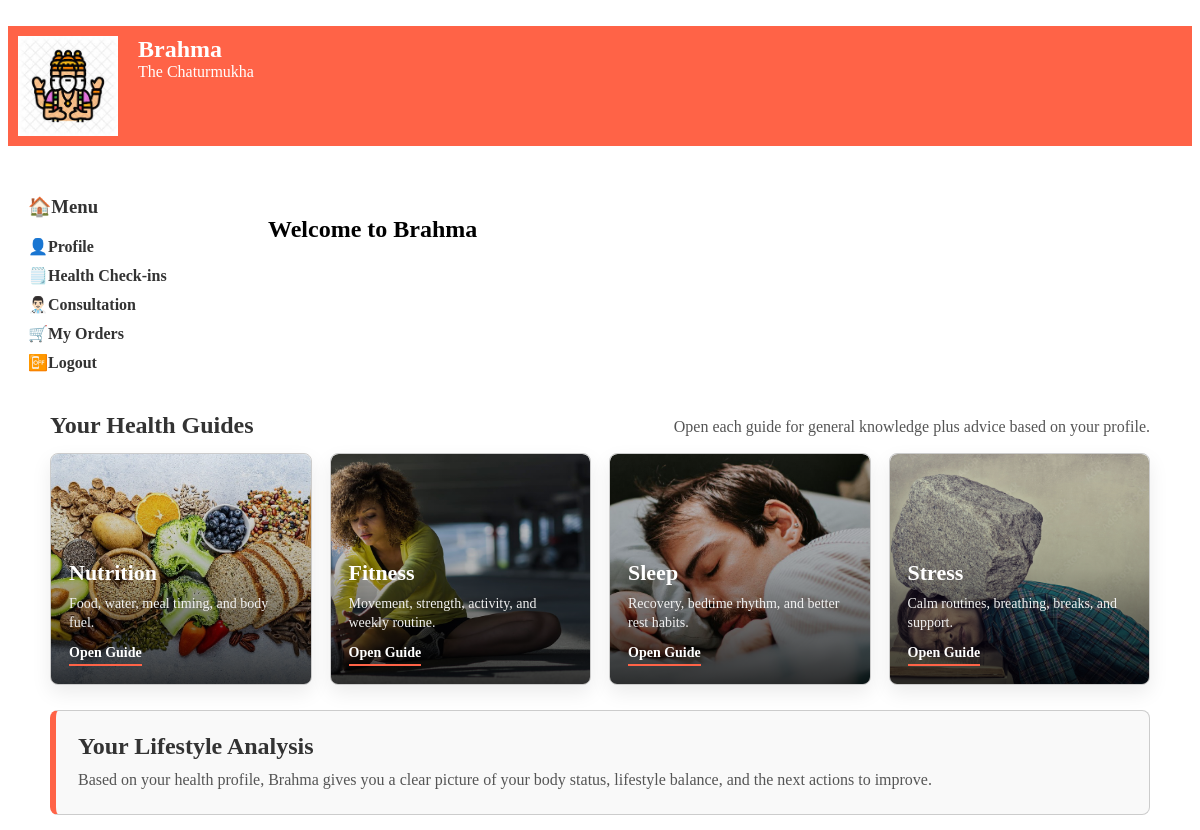
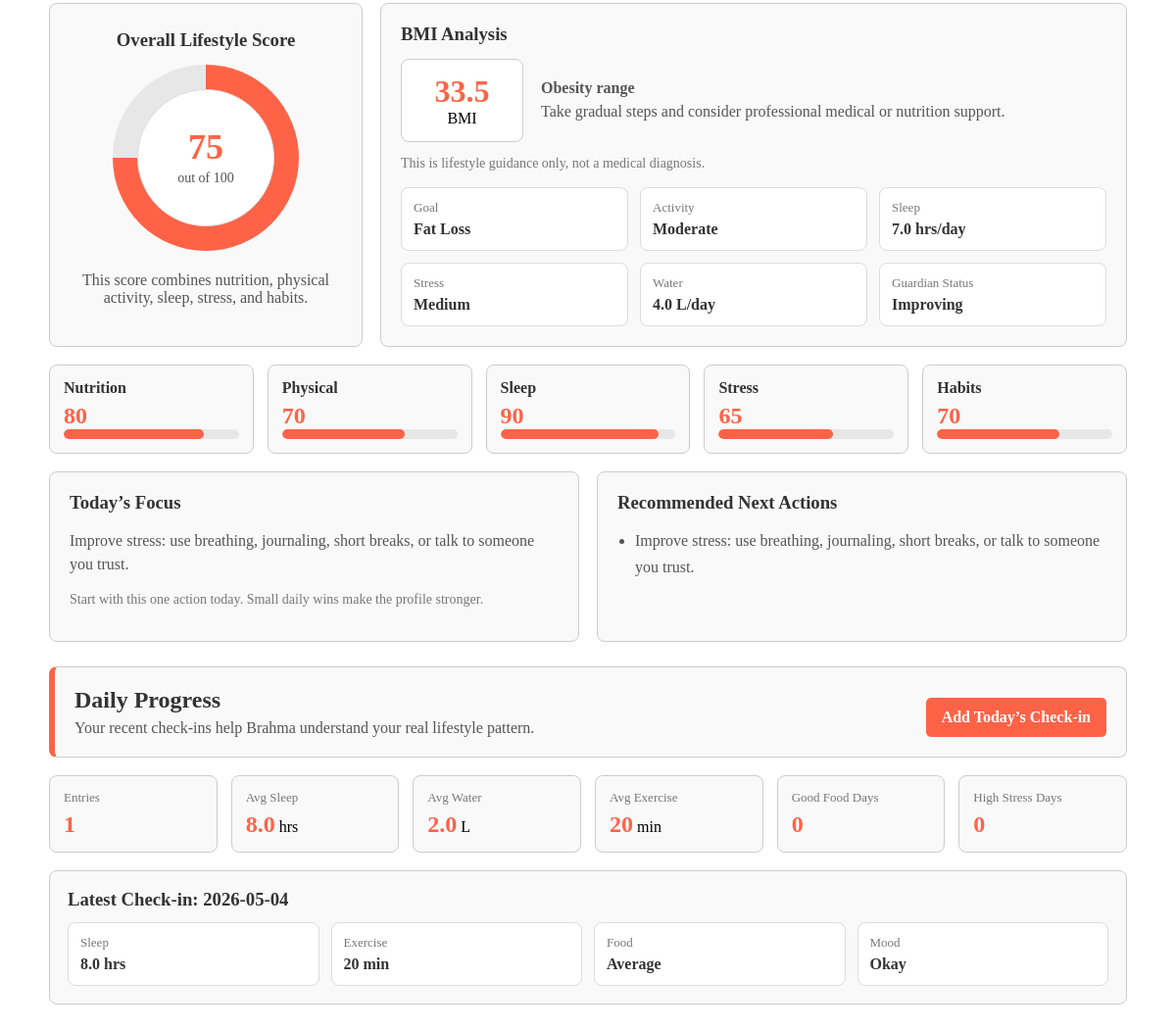
Screenshot of /home (signed in) with the database file from the repository (2 pictures, top to bottom).
### tables this page shows
CREATE TABLE health_profiles (
                  id integer primary key autoincrement,
                  user_id integer not null unique,
                  age integer not null,
                  gender text not null,
                  height real not null,
                  weight real not null,
                  goal text not null,
                  activity_level text not null,
                  sleep_hours real not null,
                  stress_level text not null,
                  food_habit text,
                  water_intake real,
                  smoking text,
                  alcohol text,
                  medical_conditions text,
                  foreign key (user_id) references users(id)
                  );

CREATE TABLE daily_checkins (
                  id integer primary key autoincrement,
                  user_id integer not null,
                  checkin_date text not null,
                  sleep_hours real not null,
                  water_intake real not null,
                  exercise_minutes integer not null,
                  food_quality text not null,
                  stress_level text not null,
                  mood text not null,
                  weight real,
                  notes text,
                  foreign key (user_id) references users(id)
                  );

### app.py (the view)
@app.route('/home')
def home():
    if 'user_id' not in session:
        return redirect('/login')
    profile = get_health_profile(session['user_id'])
    analysis = calculate_health_analysis(profile) if profile else None
    checkins = get_recent_checkins(session['user_id'])
    checkin_summary = summarize_checkins(checkins)
    latest_checkin = checkins[0] if checkins else None
    Nutrition_data = read_static_text('Nutrition.txt')
    Physical_data = read_static_text('physical.txt')
    Sleep_data = read_static_text('Sleep.txt')
    Stress_data = read_static_text('Stress-management.txt')
    return render_template('home.html',Nutrition_data=Nutrition_data, Physical_data=Physical_data, Sleep_data=Sleep_data, Stress_data=Stress_data, profile=profile, analysis=analysis, checkin_summary=checkin_summary, latest_checkin=latest_checkin)

### app.py (called while the page is built)
def get_health_profile(user_id):
    conn = sqlite3.connect("database.db")
    conn.row_factory = sqlite3.Row
    cursor = conn.cursor()
    cursor.execute(
        "select * from health_profiles where user_id=?",
        (user_id,)
    )
    profile = cursor.fetchone()
    conn.close()
    return profile

def read_static_text(filename):
    with io.open(os.path.join('static', filename), 'r', encoding='utf-8') as file:
        return file.read()

def get_recent_checkins(user_id, limit=7):
    conn = sqlite3.connect("database.db")
    conn.row_factory = sqlite3.Row
    cursor = conn.cursor()
    cursor.execute(
        "select * from daily_checkins where user_id=? order by checkin_date desc, id desc limit ?",
        (user_id, limit)
    )
    checkins = cursor.fetchall()
    conn.close()
    return checkins

def summarize_checkins(checkins):
    if not checkins:
        return None
    total = len(checkins)
    avg_sleep = round(sum(float(item['sleep_hours']) for item in checkins) / total, 1)
    avg_water = round(sum(float(item['water_intake']) for item in checkins) / total, 1)
    avg_exercise = round(sum(int(item['exercise_minutes']) for item in checkins) / total)
    good_food_days = sum(1 for item in checkins if item['food_quality'] == 'good')
    high_stress_days = sum(1 for item in checkins if item['stress_level'] == 'high')
    return {
        'total': total,
        'avg_sleep': avg_sleep,
        'avg_water': avg_water,
        'avg_exercise': avg_exercise,
        'good_food_days': good_food_days,
        'high_stress_days': high_stress_days
    }

### templates/home.html (shortened to what this page needs)
﻿{% extends "base.html" %}
{% block content %}
<div class="layout">
    <div class="sidebar">
        <h3>🏠Menu</h3>
        <a href="/health_profile" class="menu-btn">👤Profile </a>
        <a href="/healthcheckins" class="menu-btn">🗒️Health Check-ins</a>
        <a href="/consultation" class="menu-btn">👨🏻‍⚕️Consultation</a>
        <a href="/my-orders" class="menu-btn">🛒My Orders</a>
        <a href="/logout" class="menu-btn">📴Logout</a>
    </div>
    <div class="main-content">
        <h2>Welcome to Brahma</h2>
    </div>
</div>
<div class="feature-section">
    <div class="feature-heading">
        <h2>Your Health Guides</h2>
        <p>Open each guide for general knowledge plus advice based on your profile.</p>
    </div>
    <div class="feature-grid">
        <a href="/nutrition" class="feature-card">
            <img src="{{url_for('static',filename='nutrition.jpg')}}">
            <div class="feature-content">
                <h3>Nutrition</h3>
                <p>Food, water, meal timing, and body fuel.</p>
                <span class="feature-link">Open Guide</span>
            </div>
        </a>
        <a href="/physical" class="feature-card">
            <img src="{{url_for('static',filename='physical.jpg')}}">
            <div class="feature-content">
                <h3>Fitness</h3>
                <p>Movement, strength, activity, and weekly routine.</p>
                <span class="feature-link">Open Guide</span>
            </div>
        </a>
        <a href="/sleep" class="feature-card">
            <img src="{{url_for('static',filename='Sleep.jpg')}}">
            <div class="feature-content">
                <h3>Sleep</h3>
                <p>Recovery, bedtime rhythm, and better rest habits.</p>
                <span class="feature-link">Open Guide</span>
            </div>
        </a>
        <a href="/stress" class="feature-card">
            <img src="{{url_for('static',filename='stress.jpg')}}">
            <div class="feature-content">
                <h3>Stress</h3>
                <p>Calm routines, breathing, breaks, and support.</p>
                <span class="feature-link">Open Guide</span>
            </div>
        </a>
    </div>
</div>
{% if analysis %}
<div class="analysis-dashboard">
    <div class="analysis-header">
        <h2>Your Lifestyle Analysis</h2>
        <p>
            Based on your health profile, Brahma gives you a clear picture of your body status,
            lifestyle balance, and the next actions to improve.
        </p>
    </div>
    <div class="dashboard-hero">
        <div class="analysis-panel score-circle-panel">
            <h3>Overall Lifestyle Score</h3>
            <div class="score-circle" data-score="{{ analysis.overall_score }}">
                <div class="score-circle-inner">
                    <div>
                        <strong>{{ analysis.overall_score }}</strong>
                        <span>out of 100</span>
                    </div>
                </div>
            </div>
            <p class="score-label">
                This score combines nutrition, physical activity, sleep, stress, and habits.
            </p>
        </div>
        <div class="analysis-panel">
            <h3>BMI Analysis</h3>
            <div class="bmi-box">
                <div class="bmi-value">
                    <strong>{{ analysis.bmi }}</strong>
                    BMI
                </div>
                <div class="bmi-text">
                    <b>{{ analysis.bmi_status }}</b><br>
                    {{ analysis.bmi_advice }}
                </div>
            </div>
            <p class="health-note">
                This is lifestyle guidance only, not a medical diagnosis.
            </p>
            <div class="mini-stats">
                <div class="mini-stat">
                    <span>Goal</span>
                    <strong>{{ profile['goal'].replace('_', ' ').title() }}</strong>
                </div>
                <div class="mini-stat">
                    <span>Activity</span>
                    <strong>{{ profile['activity_level'].title() }}</strong>
                </div>
                <div class="mini-stat">
                    <span>Sleep</span>
                    <strong>{{ profile['sleep_hours'] }} hrs/day</strong>
                </div>
                <div class="mini-stat">
                    <span>Stress</span>
                    <strong>{{ profile['stress_level'].title() }}</strong>
                </div>
                <div class="mini-stat">
                    <span>Water</span>
                    <strong>{{ profile['water_intake'] or 0 }} L/day</strong>
                </div>
                <div class="mini-stat">
                    <span>Guardian Status</span>
                    <strong>{% if analysis.overall_score >= 80 %}Strong{% elif analysis.overall_score >= 60 %}Improving{% else %}Needs Focus{% endif %}</strong>
                </div>
            </div>
        </div>
    </div>
    <div class="score-card-grid">
        {% for item in analysis.scores %}
        <div class="score-card">
            <strong>{{ item.name }}</strong>
            <span>{{ item.score }}</span>
            <div class="score-bar">
                <div class="score-fill" data-score="{{ item.score }}"></div>
            </div>
        </div>
        {% endfor %}
    </div>
    <div class="analysis-grid">
        <div class="analysis-panel">
            <h3>Today’s Focus</h3>
            <p class="bmi-text">
                {{ analysis.suggestions[0] }}
            </p>
            <p class="health-note">
                Start with this one action today. Small daily wins make the profile stronger.
            </p>
        </div>
        <div class="analysis-panel">
            <h3>Recommended Next Actions</h3>
            <ul class="suggestion-list">
                {% for suggestion in analysis.suggestions %}
                <li>{{ suggestion }}</li>
                {% endfor %}
            </ul>
        </div>
    </div>
</div>
{% endif %}
<div class="checkin-dashboard">
    <div class="checkin-header">
        <div>
            <h2>Daily Progress</h2>
            <p>Your recent check-ins help Brahma understand your real lifestyle pattern.</p>
        </div>
        <a href="/healthcheckins" class="checkin-btn">Add Today’s Check-in</a>
    </div>
    {% if checkin_summary %}
    <div class="checkin-grid">
        <div class="checkin-card">
            <span>Entries</span>
            <strong>{{ checkin_summary.total }}</strong>
        </div>
        <div class="checkin-card">
            <span>Avg Sleep</span>
            <strong>{{ checkin_summary.avg_sleep }}</strong> hrs
        </div>
        <div class="checkin-card">
            <span>Avg Water</span>
            <strong>{{ checkin_summary.avg_water }}</strong> L
        </div>
        <div class="checkin-card">
            <span>Avg Exercise</span>
            <strong>{{ checkin_summary.avg_exercise }}</strong> min
        </div>
        <div class="checkin-card">
            <span>Good Food Days</span>
            <strong>{{ checkin_summary.good_food_days }}</strong>
        </div>
        <div class="checkin-card">
            <span>High Stress Days</span>
            <strong>{{ checkin_summary.high_stress_days }}</strong>
        </div>
    </div>
    {% if latest_checkin %}
    <div class="latest-checkin">
        <h3>Latest Check-in: {{ latest_checkin['checkin_date'] }}</h3>
        <div class="latest-grid">
            <div class="latest-item">
                <span>Sleep</span>
                <strong>{{ latest_checkin['sleep_hours'] }} hrs</strong>
            </div>
            <div class="latest-item">
                <span>Exercise</span>
                <strong>{{ latest_checkin['exercise_minutes'] }} min</strong>
            </div>
            <div class="latest-item">
                <span>Food</span>
                <strong>{{ latest_checkin['food_quality'].title() }}</strong>
            </div>
            <div class="latest-item">
                <span>Mood</span>
                <strong>{{ latest_checkin['mood'].title() }}</strong>
            </div>
        </div>
    </div>
    {% endif %}
    {% endif %}
</div>
{% endblock %}

### templates/base.html (shortened to what this page needs)
<!DOCTYPE html>
<html lang="en">
<head>
</head>
<body>
    <div class="logo">
        <img src="{{url_for('static',filename='download (1).jpg')}}" class="img">
        <div class="logo-text">
        <h1>Brahma</h1>
        <p class="tagline"> The Chaturmukha</p>
        </div>
    </div>
    {% block content %}
    {% endblock %}
</body>
</html>

### templates/base.html (style rules this page uses)
.logo { display: flex; text-align: left; background-color: tomato; padding: 10px; gap: 20px; position: relative; }
.img { width: 100px; height: 100px; flex-shrink: 0; }
.logo-text { display: flex; flex-direction: column; margin: 0; }
.logo h1 { font-size: x-large; margin: 0; color:white; font-style: bold; }
.tagline { font-size: medium; color:white; font-style: sans-serif; margin: 0; white-space: nowrap; }

### rows the page displays
health_profiles: goal.replace "Fat Loss", activity_level "Moderate", sleep_hours "7.0", stress_level "Medium", water_intake "4.0"
daily_checkins: checkin_date "2026-05-04", sleep_hours "8.0", exercise_minutes "20", food_quality "Average", mood "Okay"

### other values shown
{{ analysis.overall_score }} "75"
{{ analysis.bmi }} "33.5"
{{ analysis.bmi_status }} "Obesity range"
{{ analysis.bmi_advice }} "Take gradual steps and consider professional medical or nutrition support."
{{ item.name }} "Nutrition" "Physical" "Sleep" "Stress" "Habits"
{{ item.score }} "80" "70" "90" "65" "70"
{{ analysis.suggestions[0] }} "Improve stress: use breathing, journaling, short breaks, or talk to someone you trust."
{{ suggestion }} "Improve stress: use breathing, journaling, short breaks, or talk to someone you trust."
{{ checkin_summary.total }} "1"
{{ checkin_summary.avg_sleep }} "8.0"
{{ checkin_summary.avg_water }} "2.0"
{{ checkin_summary.avg_exercise }} "20"
{{ checkin_summary.good_food_days }} "0"
{{ checkin_summary.high_stress_days }} "0"
